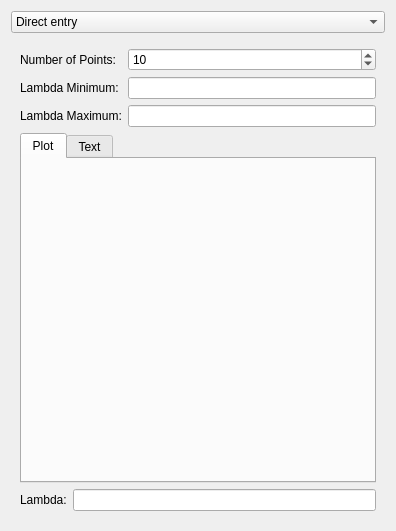
<?xml version="1.0" encoding="UTF-8"?>
<ui version="4.0">
 <class>SolveInverseProblemWithTikhonovTSVDDialog</class>
 <widget class="QDialog" name="SolveInverseProblemWithTikhonovTSVDDialog">
  <property name="geometry">
   <rect>
    <x>0</x>
    <y>0</y>
    <width>396</width>
    <height>531</height>
   </rect>
  </property>
  <property name="minimumSize">
   <size>
    <width>360</width>
    <height>375</height>
   </size>
  </property>
  <property name="windowTitle">
   <string>Dialog</string>
  </property>
  <layout class="QGridLayout" name="gridLayout">
   <item row="0" column="0">
    <widget class="QComboBox" name="lambdaMethodComboBox_">
     <item>
      <property name="text">
       <string>Direct entry</string>
      </property>
     </item>
     <item>
      <property name="text">
       <string>Slider</string>
      </property>
     </item>
     <item>
      <property name="text">
       <string>L-curve</string>
      </property>
     </item>
    </widget>
   </item>
   <item row="1" column="0">
    <widget class="QStackedWidget" name="stackedWidget">
     <property name="currentIndex">
      <number>2</number>
     </property>
     <widget class="QWidget" name="page">
      <layout class="QGridLayout" name="gridLayout_6">
       <item row="0" column="0">
        <widget class="QLabel" name="label">
         <property name="text">
          <string>Lambda:</string>
         </property>
        </widget>
       </item>
       <item row="0" column="1">
        <widget class="QDoubleSpinBox" name="lambdaDoubleSpinBox_">
         <property name="decimals">
          <number>8</number>
         </property>
         <property name="maximum">
          <double>999999999.000000000000000</double>
         </property>
        </widget>
       </item>
      </layout>
     </widget>
     <widget class="QWidget" name="page_2">
      <layout class="QFormLayout" name="formLayout_2">
       <item row="0" column="0">
        <layout class="QHBoxLayout" name="horizontalLayout">
         <item>
          <widget class="QLabel" name="label_2">
           <property name="text">
            <string>Lambda:</string>
           </property>
          </widget>
         </item>
         <item>
          <widget class="QDoubleSpinBox" name="lambdaSliderDoubleSpinBox_">
           <property name="readOnly">
            <bool>false</bool>
           </property>
           <property name="decimals">
            <number>8</number>
           </property>
           <property name="maximum">
            <double>999999999.000000000000000</double>
           </property>
           <property name="singleStep">
            <double>0.000100000000000</double>
           </property>
          </widget>
         </item>
        </layout>
       </item>
       <item row="2" column="0">
        <widget class="QGroupBox" name="groupBox">
         <property name="title">
          <string>Range Settings</string>
         </property>
         <layout class="QGridLayout" name="gridLayout_7">
          <item row="0" column="0">
           <widget class="QLabel" name="label_3">
            <property name="text">
             <string>From</string>
            </property>
           </widget>
          </item>
          <item row="0" column="1">
           <widget class="QDoubleSpinBox" name="lambdaMinDoubleSpinBox_">
            <property name="decimals">
             <number>8</number>
            </property>
            <property name="maximum">
             <double>999999999.000000000000000</double>
            </property>
           </widget>
          </item>
          <item row="1" column="0">
           <widget class="QLabel" name="label_4">
            <property name="text">
             <string>Step Size</string>
            </property>
           </widget>
          </item>
          <item row="1" column="1">
           <widget class="QDoubleSpinBox" name="lambdaResolutionDoubleSpinBox_">
            <property name="decimals">
             <number>8</number>
            </property>
            <property name="maximum">
             <double>999999999.000000000000000</double>
            </property>
           </widget>
          </item>
          <item row="2" column="0">
           <widget class="QLabel" name="label_5">
            <property name="text">
             <string>To</string>
            </property>
           </widget>
          </item>
          <item row="2" column="1">
           <widget class="QDoubleSpinBox" name="lambdaMaxDoubleSpinBox_">
            <property name="decimals">
             <number>8</number>
            </property>
            <property name="maximum">
             <double>999999999.000000000000000</double>
            </property>
           </widget>
          </item>
         </layout>
        </widget>
       </item>
       <item row="1" column="0" colspan="2">
        <widget class="QSlider" name="lambdaSlider_">
         <property name="orientation">
          <enum>Qt::Horizontal</enum>
         </property>
        </widget>
       </item>
      </layout>
     </widget>
     <widget class="QWidget" name="page_3">
      <layout class="QVBoxLayout" name="verticalLayout">
       <item>
        <layout class="QGridLayout" name="gridLayout_2">
         <item row="0" column="0">
          <widget class="QLabel" name="label_6">
           <property name="text">
            <string>Number of Points:</string>
           </property>
          </widget>
         </item>
         <item row="0" column="1">
          <widget class="QSpinBox" name="lambdaNumberSpinBox_">
           <property name="maximum">
            <number>9999999</number>
           </property>
           <property name="value">
            <number>10</number>
           </property>
          </widget>
         </item>
         <item row="1" column="0">
          <widget class="QLabel" name="label_8">
           <property name="text">
            <string>Lambda Minimum:</string>
           </property>
          </widget>
         </item>
         <item row="1" column="1">
          <widget class="QLineEdit" name="lCurveMinLineEdit_"/>
         </item>
         <item row="2" column="0">
          <widget class="QLabel" name="label_9">
           <property name="text">
            <string>Lambda Maximum:</string>
           </property>
          </widget>
         </item>
         <item row="2" column="1">
          <widget class="QLineEdit" name="lCurveMaxLineEdit_"/>
         </item>
        </layout>
       </item>
       <item>
        <widget class="QTabWidget" name="tabWidget">
         <property name="currentIndex">
          <number>0</number>
         </property>
         <widget class="QWidget" name="plotTab_">
          <attribute name="title">
           <string>Plot</string>
          </attribute>
          <layout class="QVBoxLayout" name="verticalLayout_6"/>
         </widget>
         <widget class="QWidget" name="tab_2">
          <attribute name="title">
           <string>Text</string>
          </attribute>
          <layout class="QHBoxLayout" name="horizontalLayout_2">
           <item>
            <widget class="QTextEdit" name="lCurveTextEdit_">
             <property name="readOnly">
              <bool>true</bool>
             </property>
            </widget>
           </item>
          </layout>
         </widget>
        </widget>
       </item>
       <item>
        <layout class="QHBoxLayout" name="horizontalLayout_3">
         <item>
          <widget class="QLabel" name="label_7">
           <property name="text">
            <string>Lambda:</string>
           </property>
          </widget>
         </item>
         <item>
          <widget class="QLineEdit" name="lCurveLambdaLineEdit_">
           <property name="readOnly">
            <bool>true</bool>
           </property>
          </widget>
         </item>
        </layout>
       </item>
      </layout>
     </widget>
    </widget>
   </item>
  </layout>
 </widget>
 <resources/>
 <connections>
  <connection>
   <sender>lambdaMethodComboBox_</sender>
   <signal>currentIndexChanged(int)</signal>
   <receiver>stackedWidget</receiver>
   <slot>setCurrentIndex(int)</slot>
   <hints>
    <hint type="sourcelabel">
     <x>182</x>
     <y>49</y>
    </hint>
    <hint type="destinationlabel">
     <x>182</x>
     <y>196</y>
    </hint>
   </hints>
  </connection>
  <connection>
   <sender>stackedWidget</sender>
   <signal>currentChanged(int)</signal>
   <receiver>lambdaMethodComboBox_</receiver>
   <slot>setCurrentIndex(int)</slot>
   <hints>
    <hint type="sourcelabel">
     <x>182</x>
     <y>196</y>
    </hint>
    <hint type="destinationlabel">
     <x>182</x>
     <y>49</y>
    </hint>
   </hints>
  </connection>
 </connections>
</ui>
